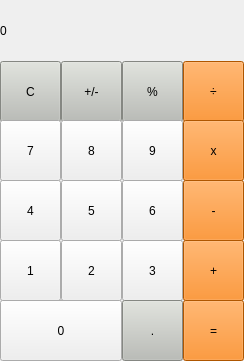
<?xml version="1.0" encoding="UTF-8"?>
<ui version="4.0">
 <class>MainWindow</class>
 <widget class="QMainWindow" name="MainWindow">
  <property name="geometry">
   <rect>
    <x>0</x>
    <y>0</y>
    <width>244</width>
    <height>361</height>
   </rect>
  </property>
  <property name="windowTitle">
   <string>MainWindow</string>
  </property>
  <widget class="QWidget" name="centralwidget">
   <widget class="QLabel" name="label">
    <property name="geometry">
     <rect>
      <x>0</x>
      <y>0</y>
      <width>241</width>
      <height>61</height>
     </rect>
    </property>
    <property name="styleSheet">
     <string notr="true">QLabel {
  qproperty-alignment: 'AlignVCenter | AlignRight';
}

background-color : white;</string>
    </property>
    <property name="text">
     <string>0</string>
    </property>
   </widget>
   <widget class="QPushButton" name="pushButton_klar">
    <property name="geometry">
     <rect>
      <x>0</x>
      <y>61</y>
      <width>61</width>
      <height>61</height>
     </rect>
    </property>
    <property name="styleSheet">
     <string notr="true">background-color: rgb(186, 189, 182)</string>
    </property>
    <property name="text">
     <string>C</string>
    </property>
   </widget>
   <widget class="QPushButton" name="pushButton_teilen">
    <property name="geometry">
     <rect>
      <x>183</x>
      <y>61</y>
      <width>61</width>
      <height>61</height>
     </rect>
    </property>
    <property name="styleSheet">
     <string notr="true">background-color: rgb(245, 121, 0)</string>
    </property>
    <property name="text">
     <string>÷</string>
    </property>
   </widget>
   <widget class="QPushButton" name="pushButton_prozent">
    <property name="geometry">
     <rect>
      <x>122</x>
      <y>61</y>
      <width>61</width>
      <height>61</height>
     </rect>
    </property>
    <property name="styleSheet">
     <string notr="true">background-color: rgb(186, 189, 182)</string>
    </property>
    <property name="text">
     <string>%</string>
    </property>
   </widget>
   <widget class="QPushButton" name="pushButton_PlusMinus">
    <property name="geometry">
     <rect>
      <x>61</x>
      <y>61</y>
      <width>61</width>
      <height>61</height>
     </rect>
    </property>
    <property name="styleSheet">
     <string notr="true">background-color: rgb(186, 189, 182)</string>
    </property>
    <property name="text">
     <string>+/-</string>
    </property>
   </widget>
   <widget class="QPushButton" name="pushButton_9">
    <property name="geometry">
     <rect>
      <x>122</x>
      <y>120</y>
      <width>61</width>
      <height>61</height>
     </rect>
    </property>
    <property name="text">
     <string>9</string>
    </property>
   </widget>
   <widget class="QPushButton" name="pushButton_multiplizieren">
    <property name="geometry">
     <rect>
      <x>183</x>
      <y>120</y>
      <width>61</width>
      <height>61</height>
     </rect>
    </property>
    <property name="styleSheet">
     <string notr="true">background-color: rgb(245, 121, 0)</string>
    </property>
    <property name="text">
     <string>x</string>
    </property>
   </widget>
   <widget class="QPushButton" name="pushButton_8">
    <property name="geometry">
     <rect>
      <x>61</x>
      <y>120</y>
      <width>61</width>
      <height>61</height>
     </rect>
    </property>
    <property name="text">
     <string>8</string>
    </property>
   </widget>
   <widget class="QPushButton" name="pushButton_7">
    <property name="geometry">
     <rect>
      <x>0</x>
      <y>120</y>
      <width>61</width>
      <height>61</height>
     </rect>
    </property>
    <property name="text">
     <string>7</string>
    </property>
   </widget>
   <widget class="QPushButton" name="pushButton_6">
    <property name="geometry">
     <rect>
      <x>122</x>
      <y>180</y>
      <width>61</width>
      <height>61</height>
     </rect>
    </property>
    <property name="text">
     <string>6</string>
    </property>
   </widget>
   <widget class="QPushButton" name="pushButton_subtrahieren">
    <property name="geometry">
     <rect>
      <x>183</x>
      <y>180</y>
      <width>61</width>
      <height>61</height>
     </rect>
    </property>
    <property name="styleSheet">
     <string notr="true">background-color: rgb(245, 121, 0)</string>
    </property>
    <property name="text">
     <string>-</string>
    </property>
   </widget>
   <widget class="QPushButton" name="pushButton_5">
    <property name="geometry">
     <rect>
      <x>61</x>
      <y>180</y>
      <width>61</width>
      <height>61</height>
     </rect>
    </property>
    <property name="text">
     <string>5</string>
    </property>
   </widget>
   <widget class="QPushButton" name="pushButton_4">
    <property name="geometry">
     <rect>
      <x>0</x>
      <y>180</y>
      <width>61</width>
      <height>61</height>
     </rect>
    </property>
    <property name="text">
     <string>4</string>
    </property>
   </widget>
   <widget class="QPushButton" name="pushButton_3">
    <property name="geometry">
     <rect>
      <x>122</x>
      <y>240</y>
      <width>61</width>
      <height>61</height>
     </rect>
    </property>
    <property name="text">
     <string>3</string>
    </property>
   </widget>
   <widget class="QPushButton" name="pushButton_addieren">
    <property name="geometry">
     <rect>
      <x>183</x>
      <y>240</y>
      <width>61</width>
      <height>61</height>
     </rect>
    </property>
    <property name="styleSheet">
     <string notr="true">background-color: rgb(245, 121, 0)</string>
    </property>
    <property name="text">
     <string>+</string>
    </property>
   </widget>
   <widget class="QPushButton" name="pushButton_2">
    <property name="geometry">
     <rect>
      <x>61</x>
      <y>240</y>
      <width>61</width>
      <height>61</height>
     </rect>
    </property>
    <property name="text">
     <string>2</string>
    </property>
   </widget>
   <widget class="QPushButton" name="pushButton_1">
    <property name="geometry">
     <rect>
      <x>0</x>
      <y>240</y>
      <width>61</width>
      <height>61</height>
     </rect>
    </property>
    <property name="text">
     <string>1</string>
    </property>
   </widget>
   <widget class="QPushButton" name="pushButton_dezimal">
    <property name="geometry">
     <rect>
      <x>122</x>
      <y>300</y>
      <width>61</width>
      <height>61</height>
     </rect>
    </property>
    <property name="styleSheet">
     <string notr="true">background-color: rgb(186, 189, 182)</string>
    </property>
    <property name="text">
     <string>.</string>
    </property>
   </widget>
   <widget class="QPushButton" name="pushButton_gleich">
    <property name="geometry">
     <rect>
      <x>183</x>
      <y>300</y>
      <width>61</width>
      <height>61</height>
     </rect>
    </property>
    <property name="styleSheet">
     <string notr="true">background-color: rgb(245, 121, 0)</string>
    </property>
    <property name="text">
     <string>=</string>
    </property>
   </widget>
   <widget class="QPushButton" name="pushButton_0">
    <property name="geometry">
     <rect>
      <x>0</x>
      <y>300</y>
      <width>122</width>
      <height>61</height>
     </rect>
    </property>
    <property name="text">
     <string>0</string>
    </property>
   </widget>
  </widget>
 </widget>
 <resources/>
 <connections/>
</ui>
